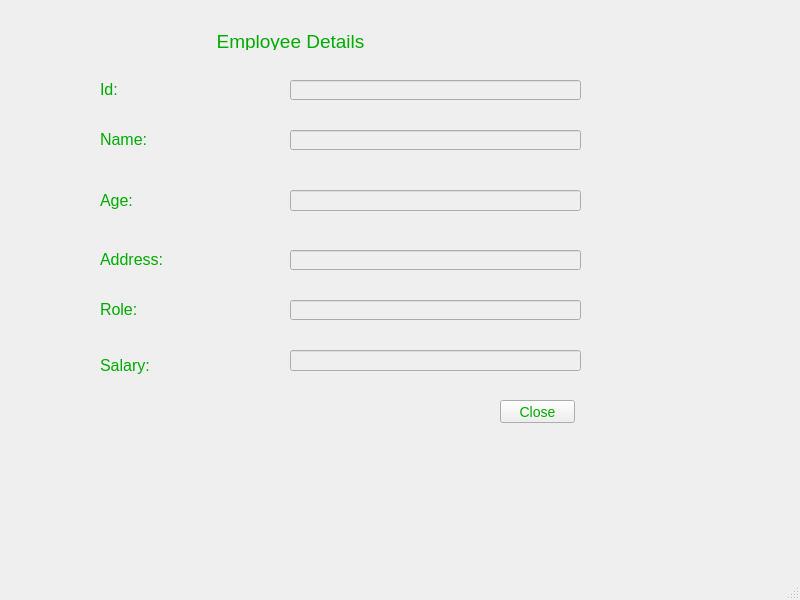
<?xml version="1.0" encoding="UTF-8"?>
<ui version="4.0">
 <class>EmployeeDetailsWindow</class>
 <widget class="QMainWindow" name="EmployeeDetailsWindow">
  <property name="geometry">
   <rect>
    <x>0</x>
    <y>0</y>
    <width>800</width>
    <height>600</height>
   </rect>
  </property>
  <property name="windowTitle">
   <string>MainWindow</string>
  </property>
  <widget class="QWidget" name="centralwidget">
   <widget class="QLabel" name="lblSalary">
    <property name="geometry">
     <rect>
      <x>100</x>
      <y>350</y>
      <width>71</width>
      <height>31</height>
     </rect>
    </property>
    <property name="text">
     <string>&lt;html&gt;&lt;head/&gt;&lt;body&gt;&lt;p&gt;&lt;span style=&quot; font-size:12pt; color:#00aa00;&quot;&gt;Salary:&lt;/span&gt;&lt;/p&gt;&lt;/body&gt;&lt;/html&gt;</string>
    </property>
   </widget>
   <widget class="QLabel" name="lblName">
    <property name="geometry">
     <rect>
      <x>100</x>
      <y>130</y>
      <width>71</width>
      <height>16</height>
     </rect>
    </property>
    <property name="text">
     <string>&lt;html&gt;&lt;head/&gt;&lt;body&gt;&lt;p&gt;&lt;span style=&quot; font-size:12pt; color:#00aa00;&quot;&gt;Name:&lt;/span&gt;&lt;/p&gt;&lt;/body&gt;&lt;/html&gt;</string>
    </property>
   </widget>
   <widget class="QLineEdit" name="editSalary">
    <property name="enabled">
     <bool>false</bool>
    </property>
    <property name="geometry">
     <rect>
      <x>290</x>
      <y>350</y>
      <width>291</width>
      <height>21</height>
     </rect>
    </property>
    <property name="styleSheet">
     <string notr="true">color: rgb(0, 170, 0); 
font-size: 12px; </string>
    </property>
   </widget>
   <widget class="QLabel" name="lblTitle">
    <property name="geometry">
     <rect>
      <x>150</x>
      <y>30</y>
      <width>281</width>
      <height>20</height>
     </rect>
    </property>
    <property name="text">
     <string>&lt;html&gt;&lt;head/&gt;&lt;body&gt;&lt;p&gt;&lt;span style=&quot; font-size:14pt; color:#00aa00;&quot;&gt;Employee Details&lt;/span&gt;&lt;/p&gt;&lt;/body&gt;&lt;/html&gt;</string>
    </property>
    <property name="alignment">
     <set>Qt::AlignCenter</set>
    </property>
   </widget>
   <widget class="QLabel" name="lblRole">
    <property name="geometry">
     <rect>
      <x>100</x>
      <y>300</y>
      <width>71</width>
      <height>16</height>
     </rect>
    </property>
    <property name="text">
     <string>&lt;html&gt;&lt;head/&gt;&lt;body&gt;&lt;p&gt;&lt;span style=&quot; font-size:12pt; color:#00aa00;&quot;&gt;Role:&lt;/span&gt;&lt;/p&gt;&lt;/body&gt;&lt;/html&gt;</string>
    </property>
   </widget>
   <widget class="QLineEdit" name="editAddress">
    <property name="enabled">
     <bool>false</bool>
    </property>
    <property name="geometry">
     <rect>
      <x>290</x>
      <y>250</y>
      <width>291</width>
      <height>20</height>
     </rect>
    </property>
    <property name="styleSheet">
     <string notr="true">color: rgb(0, 170, 0); 
font-size: 12px; </string>
    </property>
   </widget>
   <widget class="QPushButton" name="btnClose">
    <property name="geometry">
     <rect>
      <x>500</x>
      <y>400</y>
      <width>75</width>
      <height>23</height>
     </rect>
    </property>
    <property name="styleSheet">
     <string notr="true">color:rgb(0, 170, 0); 
font-size:14px; </string>
    </property>
    <property name="text">
     <string>Close</string>
    </property>
   </widget>
   <widget class="QLabel" name="lblAddress">
    <property name="geometry">
     <rect>
      <x>100</x>
      <y>250</y>
      <width>71</width>
      <height>16</height>
     </rect>
    </property>
    <property name="text">
     <string>&lt;html&gt;&lt;head/&gt;&lt;body&gt;&lt;p&gt;&lt;span style=&quot; font-size:12pt; color:#00aa00;&quot;&gt;Address:&lt;/span&gt;&lt;/p&gt;&lt;/body&gt;&lt;/html&gt;</string>
    </property>
   </widget>
   <widget class="QLabel" name="lblId">
    <property name="geometry">
     <rect>
      <x>100</x>
      <y>80</y>
      <width>71</width>
      <height>16</height>
     </rect>
    </property>
    <property name="text">
     <string>&lt;html&gt;&lt;head/&gt;&lt;body&gt;&lt;p&gt;&lt;span style=&quot; font-size:12pt; color:#00aa00;&quot;&gt;Id:&lt;/span&gt;&lt;/p&gt;&lt;/body&gt;&lt;/html&gt;</string>
    </property>
   </widget>
   <widget class="QLineEdit" name="editName">
    <property name="enabled">
     <bool>false</bool>
    </property>
    <property name="geometry">
     <rect>
      <x>290</x>
      <y>130</y>
      <width>291</width>
      <height>20</height>
     </rect>
    </property>
    <property name="styleSheet">
     <string notr="true">color: rgb(0, 170, 0); 
font-size: 12px; </string>
    </property>
   </widget>
   <widget class="QLabel" name="lblAge">
    <property name="geometry">
     <rect>
      <x>100</x>
      <y>190</y>
      <width>71</width>
      <height>21</height>
     </rect>
    </property>
    <property name="text">
     <string>&lt;html&gt;&lt;head/&gt;&lt;body&gt;&lt;p&gt;&lt;span style=&quot; font-size:12pt; color:#00aa00;&quot;&gt;Age:&lt;/span&gt;&lt;/p&gt;&lt;/body&gt;&lt;/html&gt;</string>
    </property>
   </widget>
   <widget class="QLineEdit" name="editRole">
    <property name="enabled">
     <bool>false</bool>
    </property>
    <property name="geometry">
     <rect>
      <x>290</x>
      <y>300</y>
      <width>291</width>
      <height>20</height>
     </rect>
    </property>
    <property name="styleSheet">
     <string notr="true">color: rgb(0, 170, 0); 
font-size: 12px; </string>
    </property>
   </widget>
   <widget class="QLineEdit" name="editAge">
    <property name="enabled">
     <bool>false</bool>
    </property>
    <property name="geometry">
     <rect>
      <x>290</x>
      <y>190</y>
      <width>291</width>
      <height>21</height>
     </rect>
    </property>
    <property name="styleSheet">
     <string notr="true">color: rgb(0, 170, 0); 
font-size: 12px; </string>
    </property>
   </widget>
   <widget class="QLineEdit" name="editId">
    <property name="enabled">
     <bool>false</bool>
    </property>
    <property name="geometry">
     <rect>
      <x>290</x>
      <y>80</y>
      <width>291</width>
      <height>20</height>
     </rect>
    </property>
    <property name="styleSheet">
     <string notr="true">color: rgb(0, 170, 0); 
font-size: 12px; </string>
    </property>
   </widget>
  </widget>
  <widget class="QMenuBar" name="menubar">
   <property name="geometry">
    <rect>
     <x>0</x>
     <y>0</y>
     <width>800</width>
     <height>21</height>
    </rect>
   </property>
  </widget>
  <widget class="QStatusBar" name="statusbar"/>
 </widget>
 <resources/>
 <connections/>
</ui>
